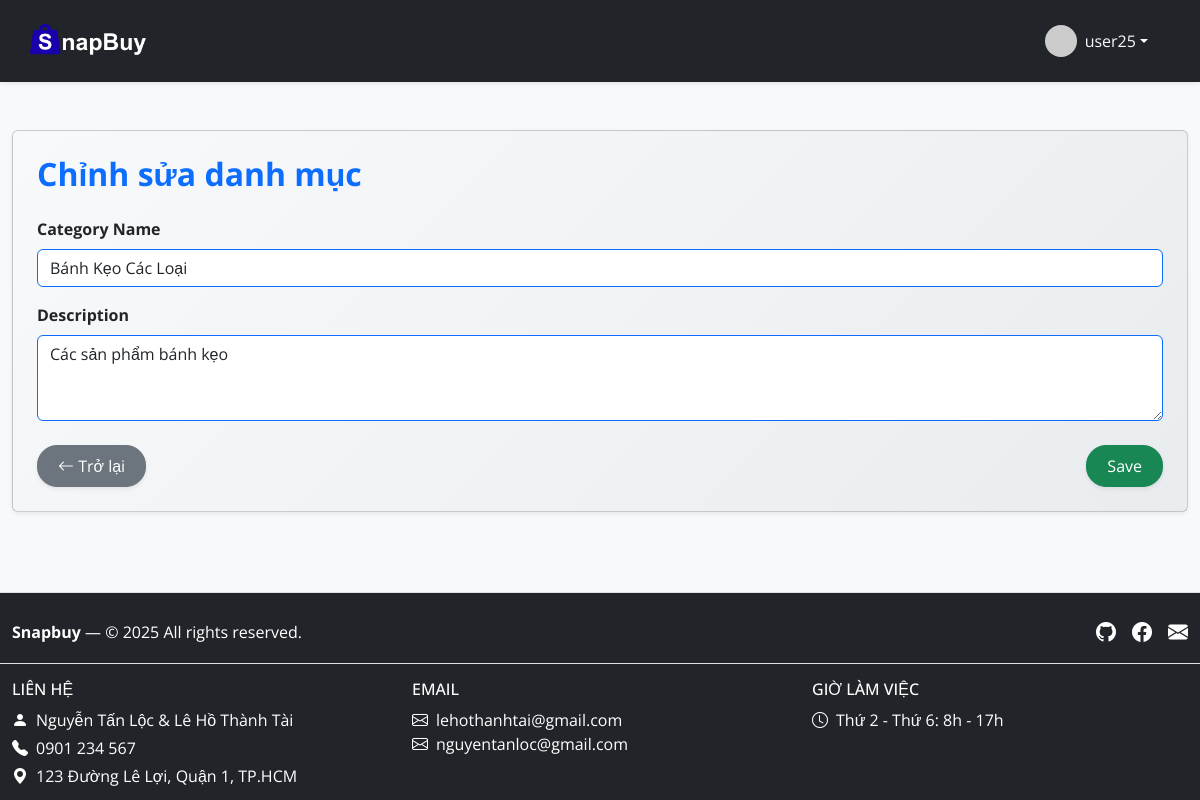
Page /admin/categories/edit/12 (signed in) on the committed database.
### market/models.py (models this page shows, shortened)
class User(db.Model, UserMixin):
    id = db.Column(db.Integer(), primary_key=True)
    username = db.Column(db.String(length=30), nullable=False, unique=True)
    email = db.Column(db.String(length=50), nullable=False, unique=True)
    password_hash = db.Column(db.String(length=60), nullable=False)
    is_active = db.Column(db.Boolean(), default=True)
    role = db.Column(db.String(length=20), default='user')
    items = db.relationship('Item', backref='owner', lazy=True)
    created_at = db.Column(db.DateTime(), default=datetime.datetime.utcnow)
    @property
    def password(self):
        raise AttributeError("Password is write-only.")

class Category(db.Model):
    id = db.Column(db.Integer, primary_key=True)
    name = db.Column(db.String(length=100), nullable=False, unique=True)
    description = db.Column(db.Text, nullable=True)
    items = db.relationship('Item', backref='category', lazy=True)

### market/routes.py (the view)
@app.route('/admin/categories/edit/<int:id>', methods=['GET', 'POST'])
@login_required
def edit_category(id):
    category = Category.query.get_or_404(id)
    form = CategoryForm(obj=category)
    if form.validate_on_submit():
        category.name = form.name.data
        category.description = form.description.data
        db.session.commit()
        flash('Danh mục đã được cập nhật!', 'success')
        return redirect(url_for('category_list'))
    return render_template('category/edit.html', form=form, category=category)

### market/forms.py
class CategoryForm(FlaskForm):
    name = StringField('Category Name', validators=[
        DataRequired(), Length(min = 2, max = 100, message="Category name must be between 2 and 100 characters!")])
    description = TextAreaField('Description', validators=[Length(max = 500, message = 'Description must be at most 500 characters!')])
    submit = SubmitField('Save')

### market/models.py (called while the page is built)
@login_manager.user_loader
def load_user(user_id):
    return User.query.get(int(user_id))

### market/routes.py (called while the page is built)
@app.context_processor
def inject_cart_quantity():
    cart = session.get('cart', {})
    total_items = sum(cart.values())
    return dict(cart_quantity=total_items)

### market/templates/category/edit.html (shortened to what this page needs)
{% extends 'base_admin.html' %}
{% block content %}
<div class="container mt-5">
    <div class="card shadow-sm p-4" style="background: linear-gradient(135deg, #f8f9fa 0%, #e9ecef 100%);">
        <h2 class="text-primary fw-bold mb-4">Chỉnh sửa danh mục</h2>
        <form method="POST">
            <div class="mb-3">
                {{ form.name.label(class="form-label fw-bold") }}
                {{ form.name(class="form-control border-primary", placeholder="Nhập tên danh mục") }}
            </div>
            <div class="mb-3">
                {{ form.description.label(class="form-label fw-bold") }}
                {{ form.description(class="form-control border-primary", rows="3", placeholder="Mô tả danh mục (tuỳ chọn)") }}
            </div>
            <div class="d-flex justify-content-between mt-4">
                <a href="{{ url_for('category_list') }}" class="btn btn-secondary shadow-sm">
                    <i class="bi bi-arrow-left"></i> Trở lại
                </a>
                {{ form.submit(class="btn btn-success shadow-sm") }}
            </div>
        </form>
    </div>
</div>
{% endblock %}

### market/templates/base_admin.html (shortened to what this page needs)
<!DOCTYPE html>
<html lang="en">
<head>
    <link href="https://cdn.jsdelivr.net/npm/bootstrap@5.3.0/dist/css/bootstrap.min.css" rel="stylesheet">
    <link href="https://cdn.jsdelivr.net/npm/bootstrap-icons@1.10.5/font/bootstrap-icons.css" rel="stylesheet">
    <link rel="stylesheet" href="{{ url_for('static', filename='css/style.css') }}">
</head>
<body class="d-flex flex-column min-vh-100 bg-light">
    <nav class="navbar navbar-expand-lg navbar-dark bg-dark shadow-sm">
        <div class="container-fluid">
            <a class="navbar-brand" href="{{ url_for('dashboard_page') }}">
                <img src="{{ url_for('static', filename='images/logo.png') }}" alt="SnapBuy Logo" style="height: 40px;" class="me-2">
            </a>
            <div class="collapse navbar-collapse" id="navbarNav">
                {% if current_user.is_authenticated %}
                    <ul class="navbar-nav ms-auto">
                        <li class="nav-item dropdown">
                            <a class="nav-link dropdown-toggle d-flex align-items-center" href="#" id="navbarProfileDropdown" role="button" data-bs-toggle="dropdown" aria-expanded="false">
                                <img src="https://ui-avatars.com/api/?name={{ current_user.username | urlencode }}&background=0d6efd&color=fff&bold=true" class="rounded-circle me-2" width="32" height="32" alt="Avatar">
                                <span class="text-light">{{ current_user.username }}</span>
                            </a>
                        </li>
                    </ul>
                {% else %}
                    <ul class="navbar-nav ms-auto">
                        <li class="nav-item">
                            <a class="nav-link" href="{{ url_for('login_admin') }}"><i class="bi bi-door-open"></i> Login</a>
                        </li>
                    </ul>
                {% endif %}
            </div>
        </div>
    </nav>
    <main class="flex-fill" style="padding-bottom: 80px;">
        {% block content %}
        {% endblock %}
    </main>
    </body>
<footer class="bg-dark text-white pt-4 mt-auto border-top">
  <div class="container">
    <div class="d-flex flex-column flex-md-row justify-content-between align-items-center mb-3">
      <div class="text-center text-md-start mb-2 mb-md-0">
        <strong>Snapbuy</strong> &mdash; © 2025 All rights reserved.
      </div>
      <div class="d-flex justify-content-center gap-3">
        <a href="https://github.com/tanloc04/DATN-AI" target="_blank" class="text-white social-icon">
          <i class="bi bi-github fs-5"></i>
        </a>
        <a href="#" target="_blank" class="text-white social-icon">
          <i class="bi bi-facebook fs-5"></i>
        </a>
        <a href="#" class="text-white social-icon">
          <i class="bi bi-envelope-fill fs-5"></i>
        </a>
      </div>
    </div>
    <div class="row text-center text-md-start border-top pt-3">
      <div class="col-md-4 mb-3">
        <h6 class="text-uppercase">Liên hệ</h6>
        <p class="mb-1"><i class="bi bi-person-fill me-2"></i>Nguyễn Tấn Lộc & Lê Hồ Thành Tài</p>
        <p class="mb-1"><i class="bi bi-telephone-fill me-2"></i>0901 234 567</p>
        <p class="mb-0"><i class="bi bi-geo-alt-fill me-2"></i>123 Đường Lê Lợi, Quận 1, TP.HCM</p>
      </div>
      <div class="col-md-4 mb-3">
        <h6 class="text-uppercase">Email</h6>
        <p class="mb-0"><i class="bi bi-envelope me-2"></i>lehothanhtai@gmail.com</p>
          <p class="mb-0"><i class="bi bi-envelope me-2"></i>nguyentanloc@gmail.com</p>
      </div>
      <div class="col-md-4 mb-3">
        <h6 class="text-uppercase">Giờ làm việc</h6>
        <p class="mb-0"><i class="bi bi-clock me-2"></i>Thứ 2 - Thứ 6: 8h - 17h</p>
      </div>
    </div>
  </div>
</footer>
</body>
</html>

### market/static/css/style.css (style rules this page uses)
body { font-family: 'Open Sans', sans-serif; background-color: #f8f9fa; transition: all 0.3s ease; }
.container { max-width: 1200px; }
.navbar { background-color: #000; padding: 1rem; }
.nav-link { color: #fff !important; margin-right: 1rem; transition: color 0.3s ease; position: relative; }
.btn { border-radius: 20px; transition: all 0.3s ease; padding: 8px 20px; }
.social-icon { transition: color 0.3s ease, transform 0.3s ease; }

### rows in the picture
User: username "user25"
Category: name "Bánh Kẹo Các Loại", description "Các sản phẩm bánh kẹo"
